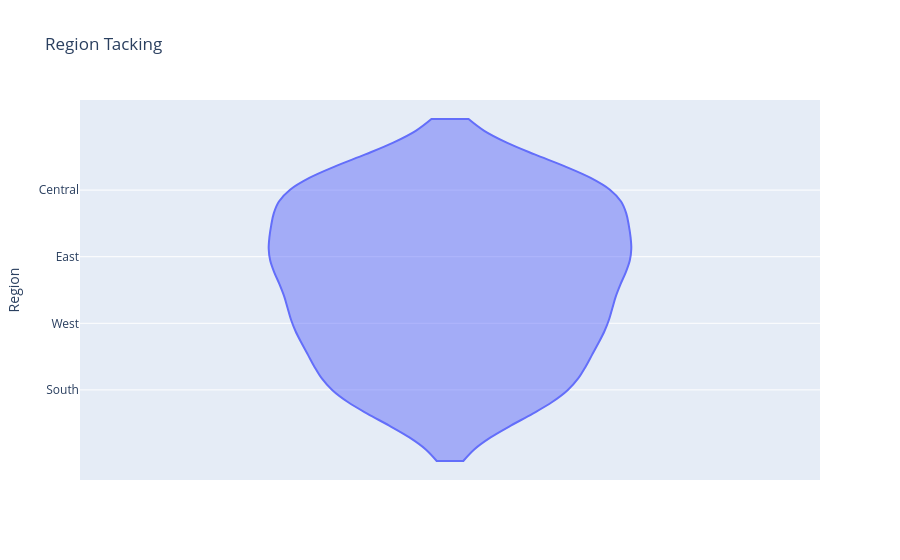

Notebook code for this chart:
### Code cell
fig=px.violin(df.head(50),y='Region',title='Region Tacking')
fig.show()

### Figure 1 — Plotly figure (JSON) as saved in the notebook; plotly's stock layout.template omitted (floating-point values rounded to 4 significant figures)
{"data": [{"alignmentgroup": "True", "box": {"visible": false}, "hovertemplate": "Region=%{y}<extra></extra>", "legendgroup": "", "marker": {"color": "#636efa"}, "name": "", "offsetgroup": "", "orientation": "v", "scalegroup": "True", "showlegend": false, "type": "violin", "x0": " ", "xaxis": "x", "y": ["South", "South", "South", "West", "West", "East", "West", "East", "East", "Central", "Central", "Central", "Central", "Central", "East", "West", "Central", "South", "South", "Central", "Central", "South", "Central", "East", "West", "East", "West", "East", "Central", "Central", "West", "West", "West", "East", "East", "Central", "West", "Central", "West", "East", "East", "East", "West", "South", "East", "East", "Central", "South", "South", "South"], "y0": " ", "yaxis": "y"}], "layout": {"legend": {"tracegroupgap": 0}, "title": {"text": "Region Tacking"}, "violinmode": "group", "xaxis": {"anchor": "y", "domain": [0, 1]}, "yaxis": {"anchor": "x", "domain": [0, 1], "title": {"text": "Region"}}}}
